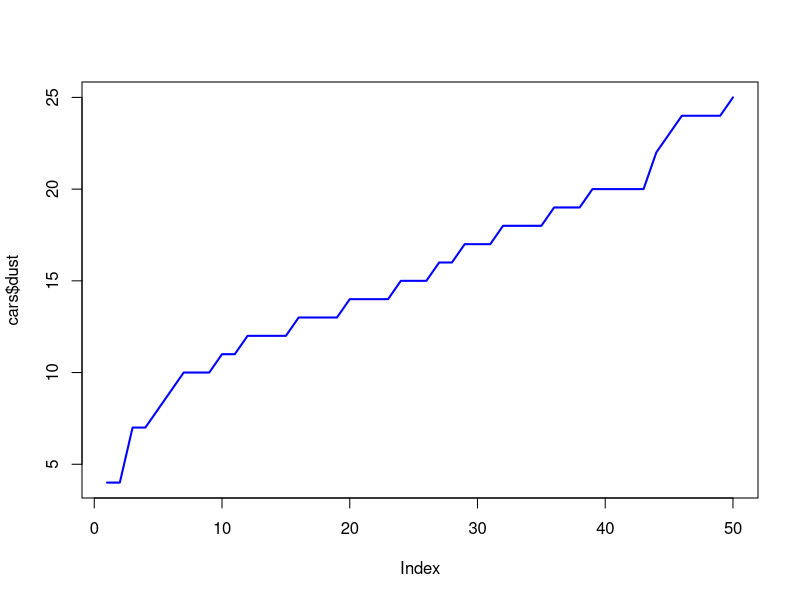
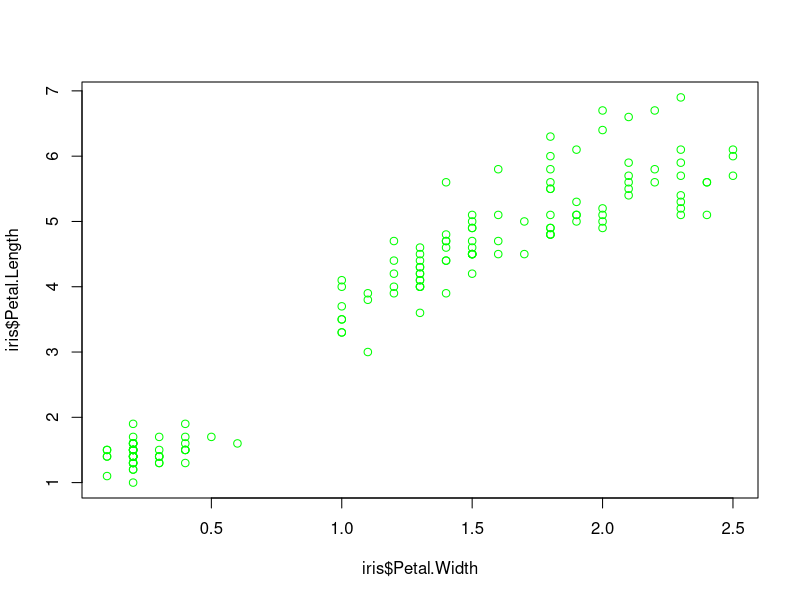

Recreate these plots in R, in order.
## ---- chunk 1
2 + 5
## ---- chunk 2
knitr::kable(summary(cars))
## ---- chunk 3
plot(cars$speed, cars$dust, type = "l", lwd = "2", col = "blue")
## ---- chunk 4
sessionInfo()
## ---- chunk 5
data("iris")
iris
## ---- chunk 6
knitr::kable(summary(iris))
## ---- chunk 7
plot(iris$Petal.Width, iris$Petal.Length, type = "p", lwd = "1", col ="green")
## ---- chunk 8
lm(Petal.Length ~ Petal.Width, data = iris)
